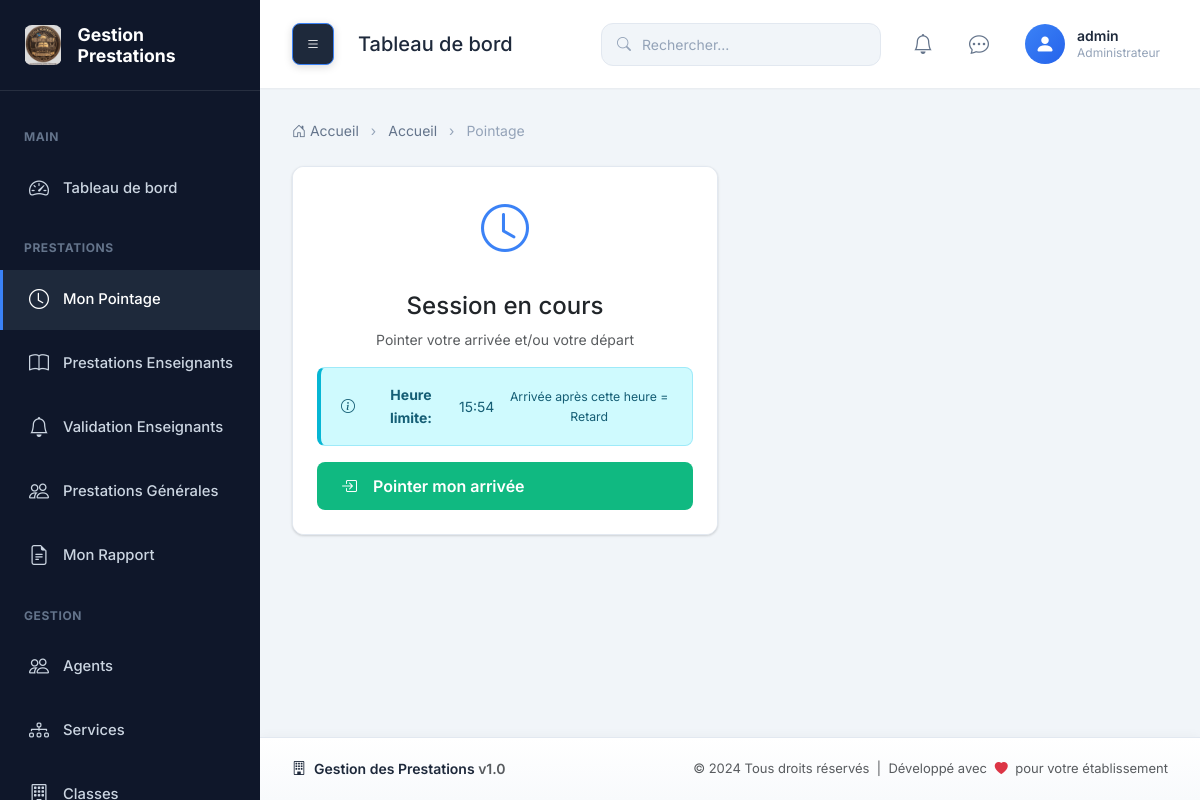
The page /pointage/ (signed in) on the database as committed earlier.
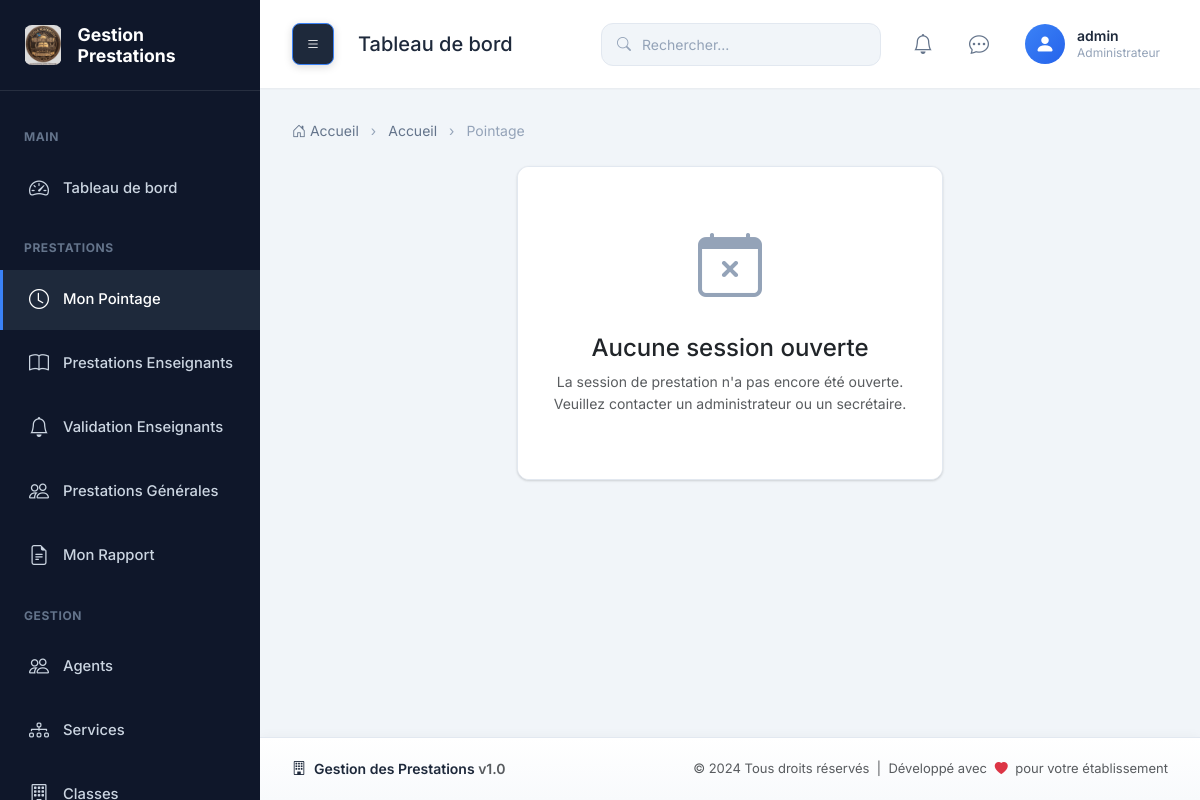
The same page on the database as committed later.
### prestation/models.py (models this page shows, shortened)
class SessionPrestation(models.Model):
    STATUT_SESSION = (
        ('EN_COURS', 'En cours'),
        ('TERMINEE', 'Terminée'),
    )
    date = models.DateField()
    heure_ouverture = models.TimeField(null=True, blank=True)
    heure_fermeture = models.TimeField(null=True, blank=True)
    heure_limite = models.TimeField(
        null=True,
        blank=True,
        help_text='Heure limite pour arriver à l\'heure (après cette heure, l\'agent est en retard)'
    )
    statut = models.CharField(
        max_length=20,
        choices=STATUT_SESSION,
        default='EN_COURS'
    )
    ouvert_par = models.ForeignKey(
        Utilisateur,
        on_delete=models.SET_NULL,
        null=True,
        related_name="sessions_ouvertes"
    )
    cloture_par = models.ForeignKey(
        Utilisateur,
        on_delete=models.SET_NULL,
        null=True,
        blank=True,
        related_name="sessions_cloturees"
    )
    created_at = models.DateTimeField(auto_now_add=True)
    updated_at = models.DateTimeField(auto_now=True)
    class Meta:
        ordering = ['-date']
        verbose_name = 'Session de Prestation'
        verbose_name_plural = 'Sessions de Prestation'
        indexes = [
            models.Index(fields=['date']),
            models.Index(fields=['statut']),
        ]

### prestation/views.py (the view)
# urls.py: path('pointage/', views.pointage, name='pointage'),
@login_required
def pointage(request):
    today = date.today()
    session = SessionPrestation.objects.filter(statut='EN_COURS').order_by('-id').first()
    context = {'session_active': session is not None and session.statut == 'EN_COURS', 'peut_pointer_arrivee': False, 'peut_pointer_depart': False, 'prestation_terminee': False}
    if session:
        agent = request.user.utilisateur.agent
        prestation = Prestation.objects.filter(agent=agent, session=session).first()
        if prestation:
            context.update({
                'peut_pointer_arrivee': not prestation.heure_arrivee and session.statut == 'EN_COURS',
                'peut_pointer_depart': prestation.heure_arrivee and not prestation.heure_depart and session.statut == 'EN_COURS',
                'prestation_terminee': prestation.heure_depart is not None or session.statut == 'TERMINEE',
                'heure_arrivee': prestation.heure_arrivee,
                'heure_depart': prestation.heure_depart,
                'duree': prestation.duree_prestation(),
                'statut': prestation.get_statut_display(),
            })
            if session.statut == 'TERMINEE':
                context['total_prestations_jour'] = Prestation.objects.filter(
                    date=today,
                    statut__in=['PRESENT', 'RETARD']
                ).count()
            if request.user.utilisateur.role == 'ENSEIGNANT':
                context['cours_list'] = Cours.objects.filter(actif=True)
                context['classe_list'] = Classe.objects.filter(status='ACTIF')
                context['prestations_cours'] = PrestationEnseignant.objects.filter(
                    prestation=prestation
                ).select_related('cours', 'classe').order_by('heure_debut')
        else:
            if session.statut == 'EN_COURS':
                context['peut_pointer_arrivee'] = True
    context['session'] = session
    return render(request, 'prestation/pointage.html', context)

### prestation/templates/prestation/pointage.html (shortened to what this page needs)
{% extends 'base.html' %}
{% load static %}
{% block breadcrumb %}
<li class="breadcrumb-item"><a href="{% url 'dashboard' %}">Accueil</a></li>
<li class="breadcrumb-item active" aria-current="page">Pointage</li>
{% endblock %}
{% block content %}
{% if session_active %}
<div class="row">
    <div class="col-md-6">
        {% if prestation_terminee %}
        <div class="card">
            <div class="card-body text-center">
                <div class="mb-3">
                    <i class="bi bi-lock" style="font-size: 3rem; color: var(--text-muted);"></i>
                </div>
                <h4>Session clôturée</h4>
                <p class="text-muted">La prestation a été clôturée pour aujourd'hui.</p>
                <span class="badge badge-success">{{ statut }}</span>
                {% if total_prestations_jour is not None %}
                <div class="mt-4 p-3 bg-light rounded">
                    <h5 class="mb-0">Total des prestations du jour</h5>
                    <h2 class="text-primary mb-0">{{ total_prestations_jour }}</h2>
                    <small class="text-muted">personnels présents, en retard ou terminés</small>
                </div>
                {% endif %}
            </div>
        </div>
        {% else %}
        <div class="card">
            <div class="card-body text-center">
                <div class="mb-3">
                    <i class="bi bi-clock" style="font-size: 3rem; color: var(--primary-color);"></i>
                </div>
                <h4>Session en cours</h4>
                <p class="text-muted">Pointer votre arrivée et/ou votre départ</p>
                {% if session.heure_limite %}
                <div class="alert alert-info mt-3 mb-0">
                    <i class="bi bi-info-circle me-2"></i>
                    <strong>Heure limite:</strong> {{ session.heure_limite|time:"H:i" }}
                    <br><small>Arrivée après cette heure = Retard</small>
                </div>
                {% endif %}
                <div class="d-grid gap-2 mt-3">
                    {% if peut_pointer_arrivee %}
                    <button id="btnArrivee" class="btn btn-success btn-lg">
                        <i class="bi bi-box-arrow-in-right me-2"></i>Pointer mon arrivée
                    </button>
                    {% endif %}
                </div>
            </div>
        </div>
        {% endif %}
    </div>
</div>
{% else %}
<div class="row justify-content-center">
    <div class="col-md-6">
        <div class="card">
            <div class="card-body text-center py-5">
                <i class="bi bi-calendar-x" style="font-size: 4rem; color: var(--text-muted);"></i>
                <h4 class="mt-3">Aucune session ouverte</h4>
                <p class="text-muted">
                    La session de prestation n'a pas encore été ouverte.<br>
                    Veuillez contacter un administrateur ou un secrétaire.
                </p>
            </div>
        </div>
    </div>
</div>
{% endif %}
{% endblock %}

Rows that differ between the two databases and show on the page:
no longer on this page (row edited): SessionPrestation: heure_limite "15:54"
Other text that changed with them:
text no longer shown: "Session en cours Pointer votre arrivée et/ou votre départ Heure limite: Arrivée après cette heure = Retard Pointer mon arrivée"
text now shown: "Aucune session ouverte La session de prestation n'a pas encore été ouverte. Veuillez contacter un administrateur ou un secrétaire."
